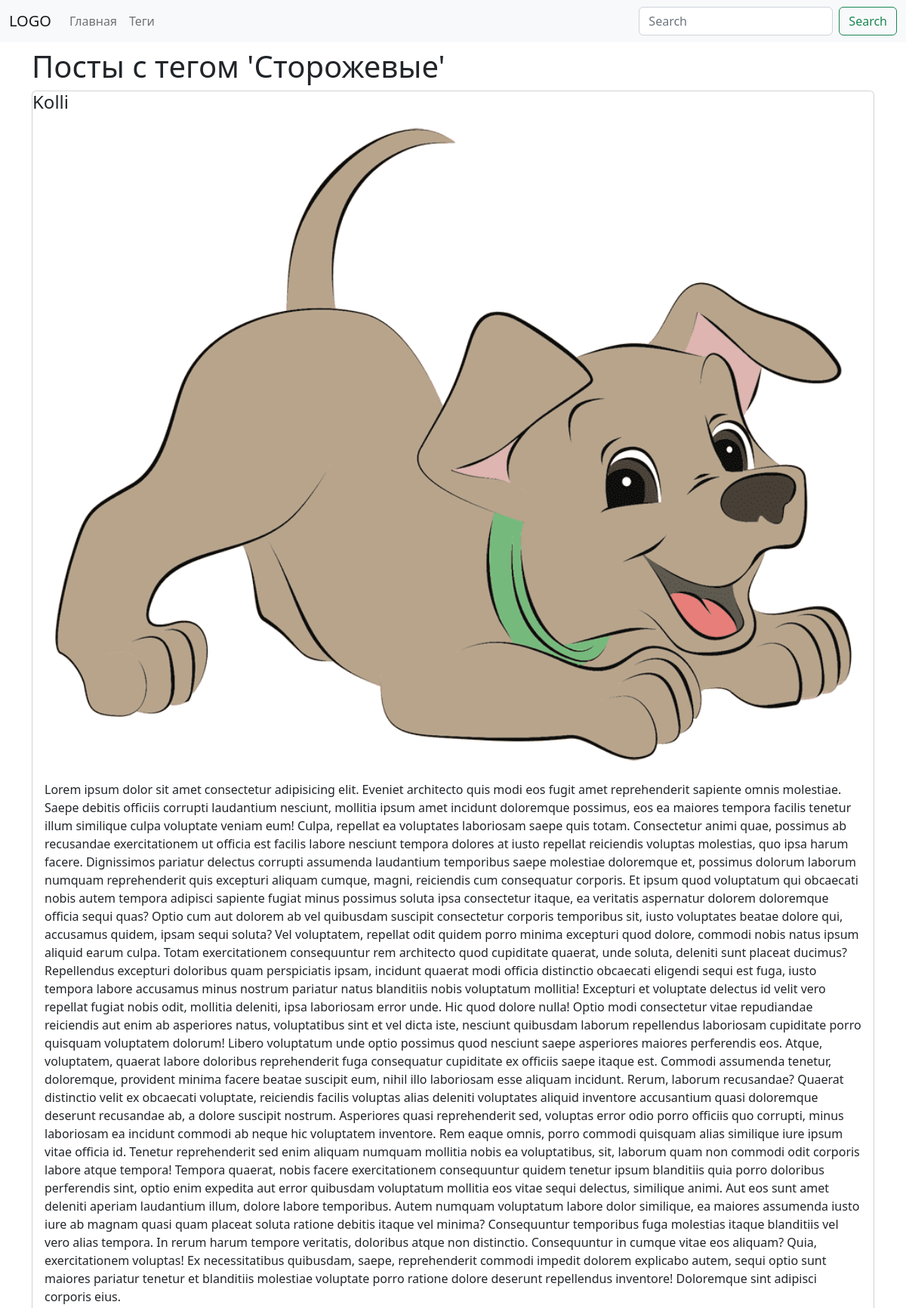
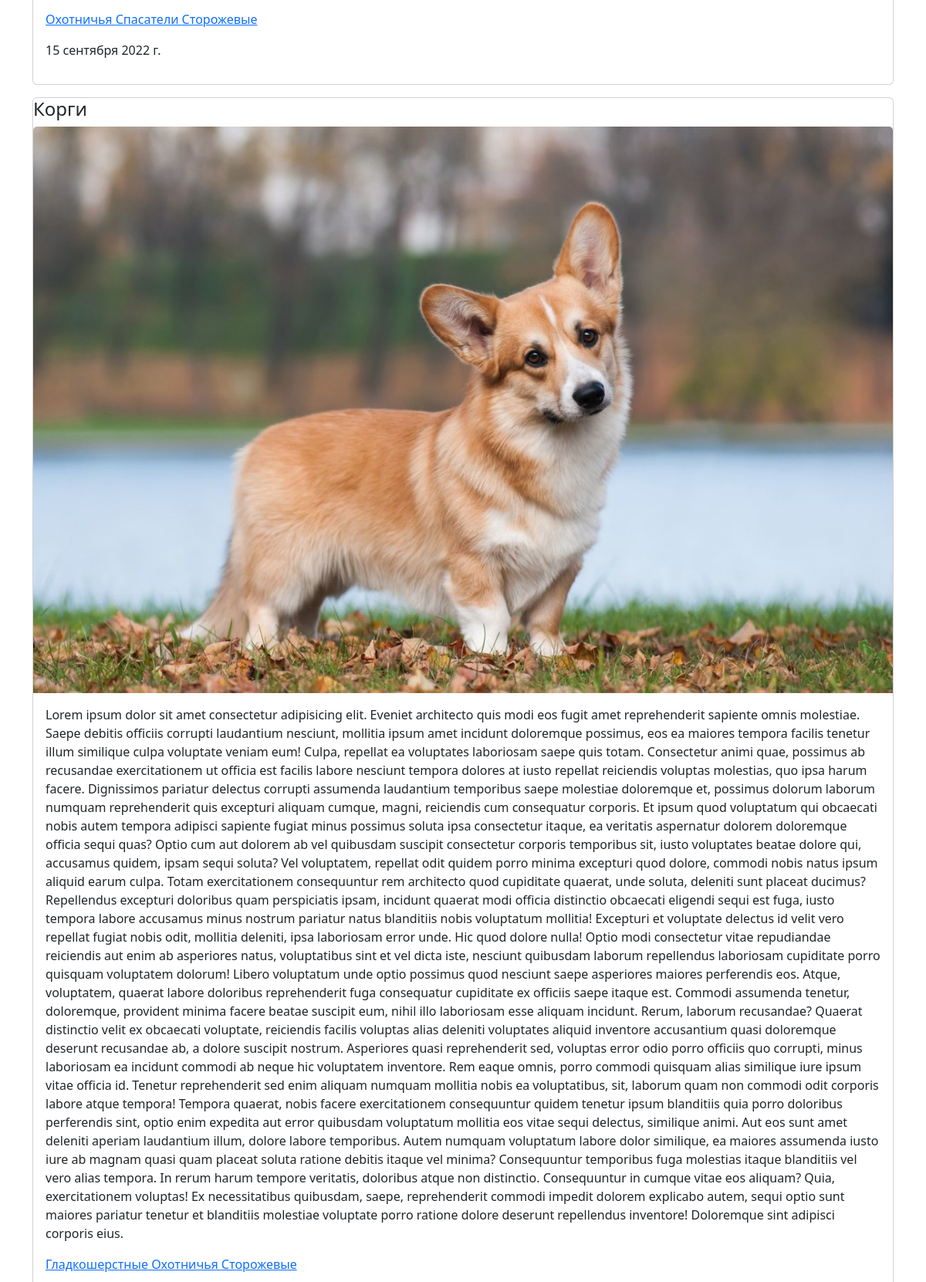
The app's page /tags/5/ (upper part) with its own data (2 pictures, top to bottom).
### blog/models.py (models this page shows, shortened)
class Tag(models.Model):
    title = models.CharField(max_length=150,db_index=True)
    slug = models.SlugField(max_length=150,unique=True)
    def get_absolute_url(self):
        return reverse("tag_detail_url", kwargs={"slug": self.slug})

class Post(models.Model):
    title = models.CharField(max_length=150,db_index=True)
    slug = models.SlugField(max_length=150,unique=True)
    body = models.TextField(db_index=True,blank=True)
    date_pub = models.DateField(auto_now_add=True)
    tags = models.ManyToManyField('Tag',blank=True,related_name='posts')
    image = models.ImageField(upload_to='images/',default='images/defolt.png')
    def get_absolute_url(self):
        return reverse("post_detail_url", kwargs={"slug": self.slug})
    class Meta:
        ordering = ['-date_pub']

### blog/views.py (the view)
# urls.py: path('tags/<str:slug>/', tag_detail, name="tag_detail_url")
def tag_detail(request,slug):
    tag = Tag.objects.get(slug__iexact = slug)
    return render(request,'blog/tag_detail.html',context={'tag':tag})

### blog/templates/blog/tag_detail.html (shortened to what this page needs)
{% extends 'blog/base_blog.html' %}
{% block content %}
<h1>Посты с тегом '{{tag.title}}'</h1>
  {% for post in tag.posts.all %}
  {% include 'blog/includes/card_template.html' %}
  {% endfor %}
{% endblock %}

### blog/templates/blog/includes/card_template.html
<div class="card mb-3">
      <h4 class="card-title"> {{post.title}}</h4>
      <a href="{{post.get_absolute_url}}"><img src='{{post.image.url}}' class="card-img-top" alt="..."></a>
      <div class="card-body">
        <p class="card-text"> {{post.body}} </p>
        <p class="card-text">
          {% for tag in post.tags.all %}
          <a href="{{tag.get_absolute_url}}"> {{tag.title}} </a>
          {% endfor %}
        </p>
        <p> {{post.date_pub}} </p>
      </div>
    </div>

### records on screen
Tag: title "Сторожевые"
Post: title "Kolli", image (picture), body "Lorem ipsum dolor sit amet consectetur adipisicing elit. Eveniet architecto quis modi eos fugit amet reprehenderit sapiente omnis molestiae. Saepe debitis officiis corrupti laudantium nesciunt, mollitia ipsum amet incidunt doloremque possimus, eos ea maiores tempora facilis tenetur illum similique culpa voluptate veniam eum! Culpa, repellat ea voluptates laboriosam saepe quis totam. Consectetur animi quae, possimus ab recusandae exercitationem ut officia est facilis labore nesciunt tempora dolores at iusto repellat reiciendis voluptas molestias, quo ipsa harum facere. Dignissimos pariatur delectus corrupti assumenda laudantium temporibus saepe molestiae doloremque et, possimus dolorum…", date_pub "15 сентября 2022 г."
Tag: title "Охотничья"
Tag: title "Спасатели"
Post: title "Корги", image (picture), body "Lorem ipsum dolor sit amet consectetur adipisicing elit. Eveniet architecto quis modi eos fugit amet reprehenderit sapiente omnis molestiae. Saepe debitis officiis corrupti laudantium nesciunt, mollitia ipsum amet incidunt doloremque possimus, eos ea maiores tempora facilis tenetur illum similique culpa voluptate veniam eum! Culpa, repellat ea voluptates laboriosam saepe quis totam. Consectetur animi quae, possimus ab recusandae exercitationem ut officia est facilis labore nesciunt tempora dolores at iusto repellat reiciendis voluptas molestias, quo ipsa harum facere. Dignissimos pariatur delectus corrupti assumenda laudantium temporibus saepe molestiae doloremque et, possimus dolorum…"
Tag: title "Гладкошерстные"
